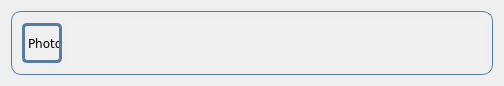
<?xml version="1.0" encoding="UTF-8"?>
<ui version="4.0">
 <class>OpponentTextMessage</class>
 <widget class="QWidget" name="OpponentTextMessage">
  <property name="geometry">
   <rect>
    <x>0</x>
    <y>0</y>
    <width>504</width>
    <height>86</height>
   </rect>
  </property>
  <property name="font">
   <font>
    <family>Verdana</family>
   </font>
  </property>
  <property name="windowTitle">
   <string>OpponentTextMessage</string>
  </property>
  <layout class="QGridLayout" name="gridLayout">
   <item row="0" column="0">
    <widget class="QWidget" name="frame" native="true">
     <property name="styleSheet">
      <string notr="true">QWidget#frame {
	border: 1px solid #567CA4;
	border-radius: 10px;
}</string>
     </property>
     <layout class="QHBoxLayout" name="horizontalLayout">
      <item>
       <widget class="QLabel" name="photo">
        <property name="minimumSize">
         <size>
          <width>40</width>
          <height>40</height>
         </size>
        </property>
        <property name="maximumSize">
         <size>
          <width>40</width>
          <height>40</height>
         </size>
        </property>
        <property name="styleSheet">
         <string notr="true">QLabel {
	border: 3px solid #567CA4;
	border-radius: 5px;

}</string>
        </property>
        <property name="text">
         <string>Photo</string>
        </property>
       </widget>
      </item>
      <item>
       <widget class="QTextEdit" name="message">
        <property name="minimumSize">
         <size>
          <width>200</width>
          <height>40</height>
         </size>
        </property>
        <property name="maximumSize">
         <size>
          <width>16777215</width>
          <height>50</height>
         </size>
        </property>
        <property name="palette">
         <palette>
          <active>
           <colorrole role="Base">
            <brush brushstyle="SolidPattern">
             <color alpha="255">
              <red>240</red>
              <green>240</green>
              <blue>240</blue>
             </color>
            </brush>
           </colorrole>
          </active>
          <inactive>
           <colorrole role="Base">
            <brush brushstyle="SolidPattern">
             <color alpha="255">
              <red>240</red>
              <green>240</green>
              <blue>240</blue>
             </color>
            </brush>
           </colorrole>
          </inactive>
          <disabled>
           <colorrole role="Base">
            <brush brushstyle="SolidPattern">
             <color alpha="255">
              <red>240</red>
              <green>240</green>
              <blue>240</blue>
             </color>
            </brush>
           </colorrole>
          </disabled>
         </palette>
        </property>
        <property name="frameShape">
         <enum>QFrame::NoFrame</enum>
        </property>
        <property name="lineWidth">
         <number>0</number>
        </property>
       </widget>
      </item>
     </layout>
    </widget>
   </item>
  </layout>
 </widget>
 <layoutdefault spacing="6" margin="11"/>
 <resources/>
 <connections/>
</ui>
